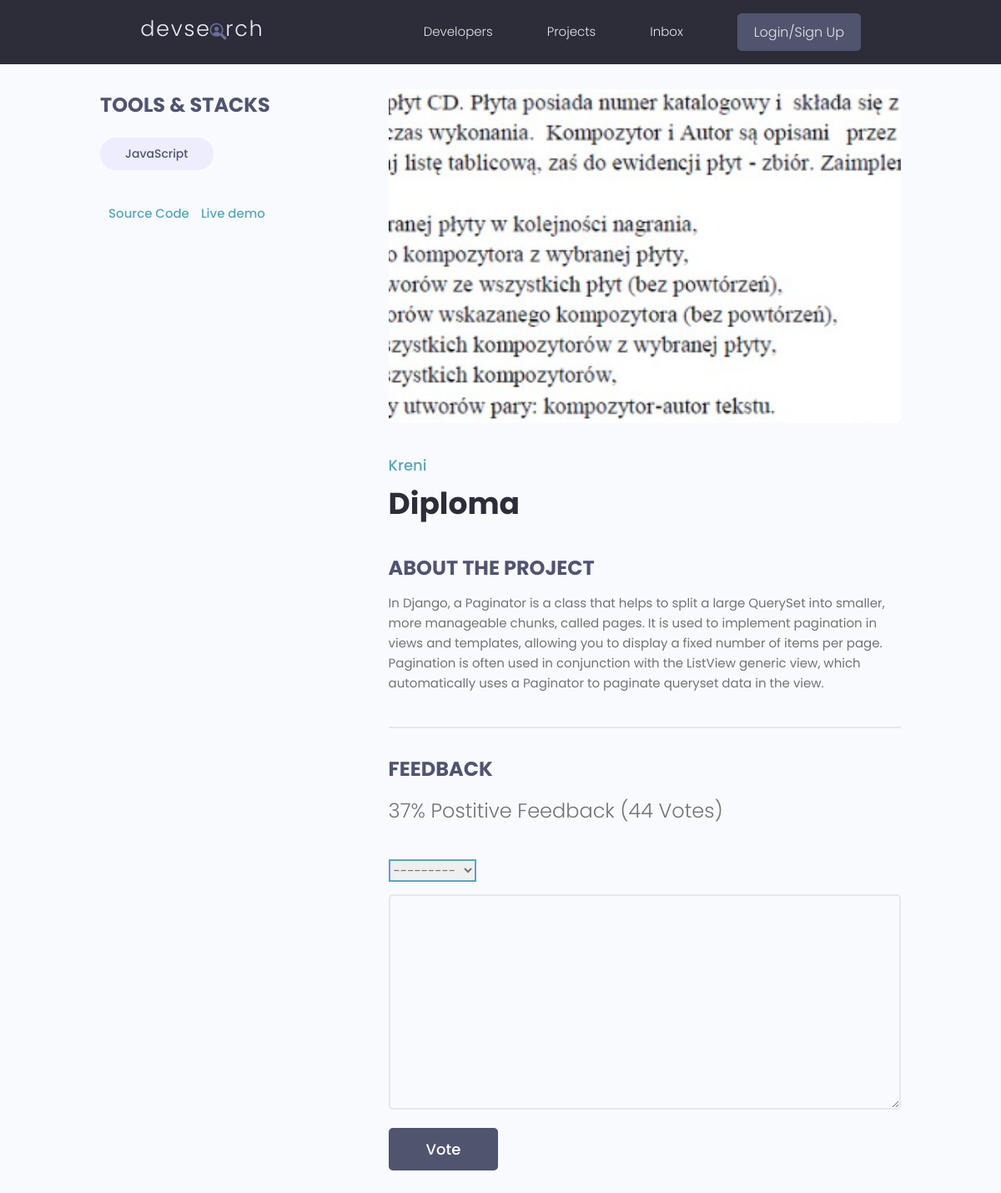
The app's page /projects/project/bb85741d-55be-44a3-b7b1-53105632512a/, older data.
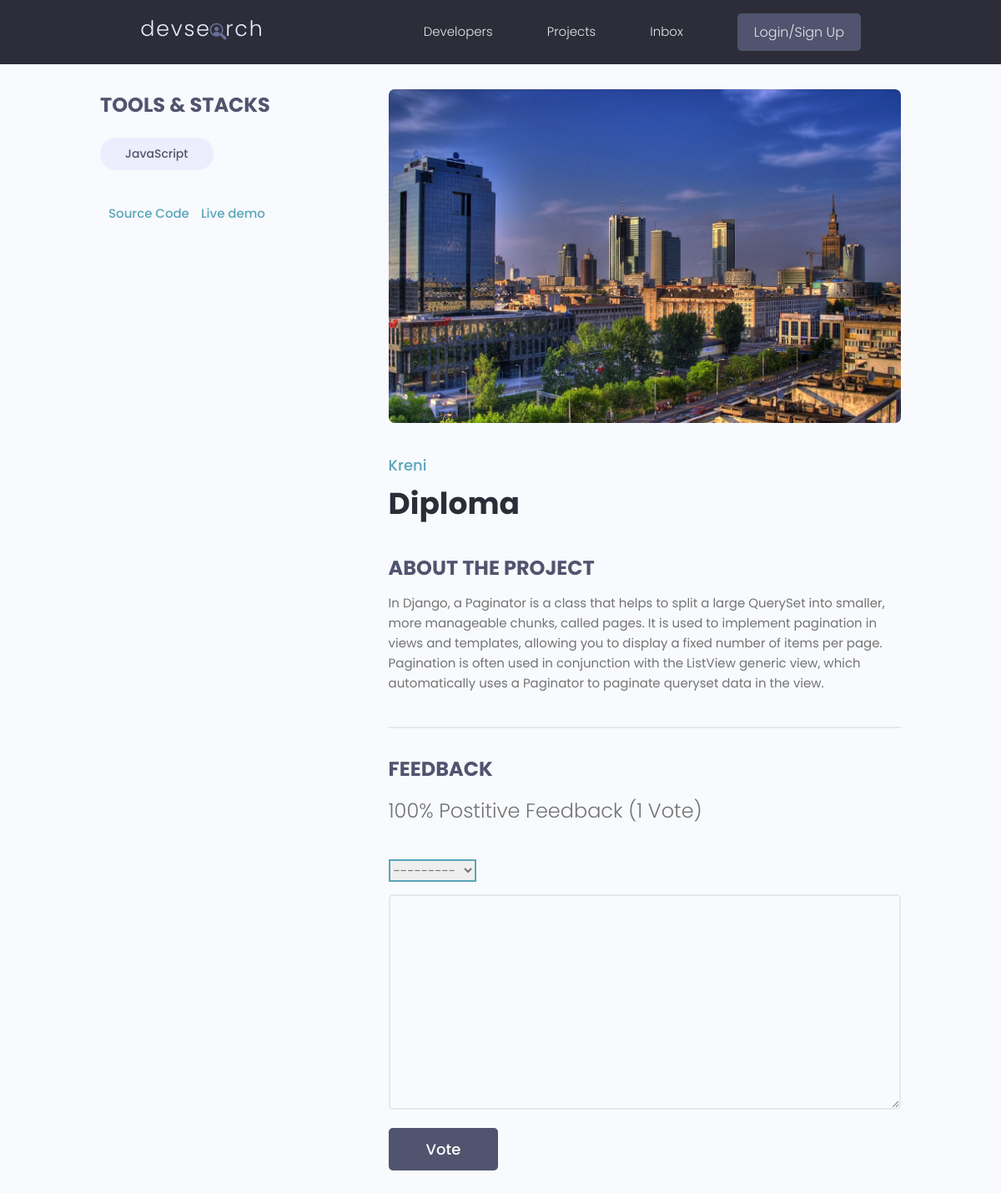
The same page, newer data.
### projects/models.py (models this page shows, shortened)
class Project(models.Model):
    owner = models.ForeignKey(Profile, null=True, blank=True, on_delete=models.SET_NULL)
    title = models.CharField(max_length = 200)
    description = models.TextField(null=True, blank=True)
    featured_image = models.ImageField(null=True, blank=True, default="default.jpg")
    demo_link = models.CharField(max_length=200, null=True, blank=True)
    source_link = models.CharField(max_length=2000, null=True, blank=True)
    tags = models.ManyToManyField('Tag')
    vote_total = models.IntegerField(default=0, null=True, blank=True)
    vote_ratio = models.IntegerField(default=0, null=True, blank=True)
    created = models.DateTimeField(auto_now_add=True)
    id = models.UUIDField(default=uuid.uuid4, unique=True, primary_key=True, editable=False)
    class Meta:
        ordering = ["-vote_ratio", '-vote_total','title'] #Order of display

### users/models.py (models this page shows, shortened)
class Profile(models.Model):
    user = models.OneToOneField(User, on_delete=models.CASCADE, null=True, blank=True)
    name = models.CharField(max_length=200, blank=True, null=True)
    email = models.EmailField(max_length=200, blank=True, null=True)
    username = models.CharField(max_length=200, blank=True, null=True)
    location = models.CharField(max_length=200, blank=True, null=True)
    short_intro = models.CharField(max_length=200, blank=True, null=True)
    bio = models.TextField(max_length=200, blank=True, null=True)
    profile_image = models.ImageField(null=True, blank=True, upload_to='profiles/', default='profiles/user-default.png')
    social_github = models.CharField(max_length=200, blank=True, null=True)
    social_twitter = models.CharField(max_length=200, blank=True, null=True)
    social_linkedin = models.CharField(max_length=200, blank=True, null=True)
    social_youtube = models.CharField(max_length=200, blank=True, null=True)
    social_website = models.CharField(max_length=200, blank=True, null=True)
    id = models.UUIDField(default=uuid.uuid4, primary_key=True, editable=False, unique=True)

### projects/views.py (the view, shortened to what this page needs)
# urls.py: path('project/<str:pk>/', views.project, name="project"),
def project(request, pk):
    projectObj = Project.objects.get(id=pk)
    form = ReviewForm()
    return render(request, 'projects/single-project.html', {'project':projectObj, 'form':form})

### projects/forms.py
class ReviewForm(ModelForm):
    class Meta:
        model = Review
        fields = ['value', 'body']
    labels = {
        'value': 'Place your vote',
        'body': 'Add a comment',
    }
    def __init__(self, *args, **kwargs):
        super(ReviewForm, self).__init__(*args, **kwargs)
        for field in self.fields.values():
            field.widget.attrs.update({'class':'input'})

### projects/models.py (called while the page is built)
    def __str__(self):
        return self.name

### projects/templates/projects/single-project.html (shortened to what this page needs)
{% extends 'main.html' %}
{% block content %}
<main class="singleProject my-md">
    <div class="container">
      <div class="layout">
        <div class="column column--1of3">
          <h3 class="singleProject__subtitle">Tools & Stacks</h3>
          <div class="singleProject__toolStack">
            {% for t in project.tags.all %}
            <span class="tag tag--pill tag--sub tag--lg">
                <small>{{ t }}</small>
            </span>
            {% endfor %}
          </div>
          {% if project.source_link %}
          <a class="singleProject__liveLink" href="#" target="_blank">Source Code
          </a>
          {% endif %}
          {% if project.demo_link %}
          <a class="singleProject__liveLink" href="#" target="_blank">Live demo
          </a>
          {% endif %}
        </div>
        <div class="column column--2of3">
          <img class="singleProject__preview" src="{{ project.featured_image.url }}" alt="portfolio thumbnail" />
          <a href="profile.html" class="singleProject__developer">{{project.owner.name}}</a>
          <h2 class="singleProject__title">{{ project.title }}</h2>
          <h3 class="singleProject__subtitle">About the Project</h3>
          <div class="singleProject__info">
            {{ project.description }}
          </div>
          <div class="comments">
            <h3 class="singleProject__subtitle">Feedback</h3>
            <h5 class="project--rating">
              {{ project.vote_ratio }}% Postitive Feedback ({{ project.vote_total }} Vote{{project.vote_total|pluralize:"s"}})
            </h5>
            <form class="form" action="{% url 'project' project.id %}" method="POST">
              {% for field in form %}
              <div class="form__field">
                {{ field }}
              </div>
              {% endfor %}
              <input class="btn btn--sub btn--lg" type="submit" value="Vote" />
            </form>
          </div>
        </div>
      </div>
    </div>
  </main>
{% endblock %}

Row changes from the older to the newer data that the page shows:
changed Project "Diploma": featured_image: a different picture; vote_ratio "37" → "100"; vote_total "44" → "1"
